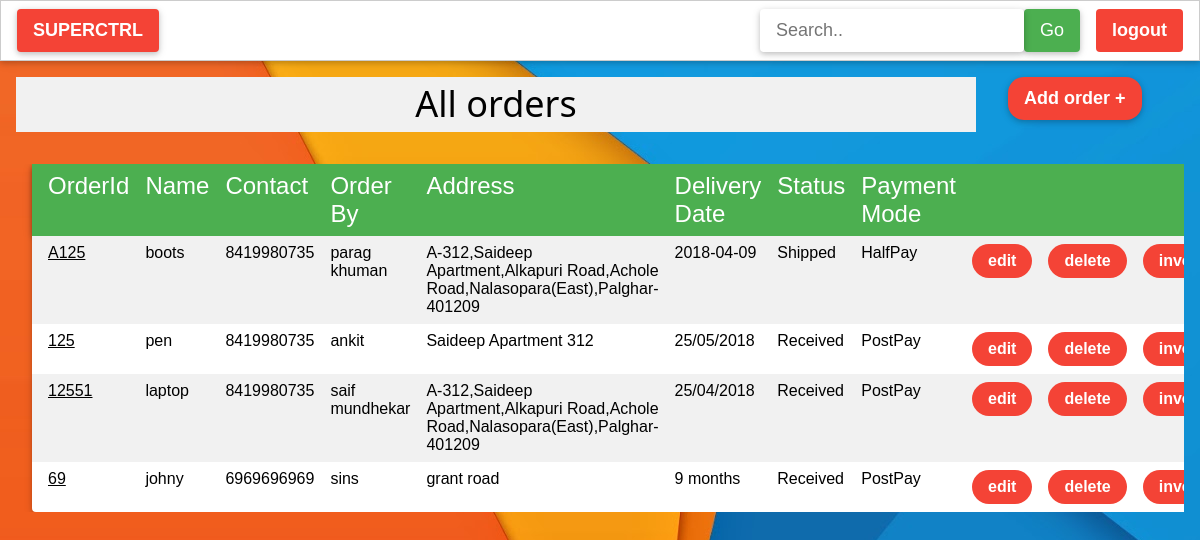
The app's page /orders (signed in) with its own data.
### shop/models.py (models this page shows, shortened)
class Order(models.Model):
    orderid=models.CharField(max_length=10)
    name=models.CharField(max_length=200)
    contact=models.IntegerField()
    orderby=models.CharField(max_length=100)
    address=models.CharField(max_length=1000)
    delivery_date=models.CharField(max_length=15)
    STATUS=(
        ('Received','Received'),
        ('Processing','Processing'),
        ('Completed','Completed'),
        ('Shipped','Shipped'),
        ('Delivered','Delivered')
    )
    status=models.CharField(choices=STATUS,default='Received',max_length=50)
    MODE=(
        ('PostPay','PostPay'),
        ('HalfPay','HalfPay'),
        ('PostPay','PostPay'),
    )
    paymentmode=models.CharField(choices=MODE,default='PostPay',max_length=10)
    price=models.IntegerField(null=True,blank=True)

### shop/views.py (the view)
# urls.py: url(r'^orders',views.orders,name="orders"),
@login_required
def orders(request):
    orders=Order.objects.all()
    return render(request,'shop/orders.html',{'orders':orders})

### shop/templates/shop/orders.html (shortened to what this page needs)
{% extends 'shop/base.html' %}
{% block order %}
<div class="w3-row">
        <h1 class="w3-button w3-center w3-light-grey w3-container w3-margin w3-col w3-container" style="width:80%">All orders</h1>
        <a href="{% url 'orderadd' %}"><button class="w3-btn w3-rest w3-red w3-round-xlarge w3-margin w3-large w3-card"><strong>Add order +</strong></button></a>
</div>
<div class="w3-container w3-margin w3-responsive" style="margin:0 auto">
        <table class="w3-table w3-striped w3-card w3-round  w3-white ">
            <tr class="w3-green w3-xlarge w3-bold w3-card">
                <td>OrderId</td>
                <td>Name</td>
                <td>Contact</td>
                <td>Order By</td>
                <td>Address</td>
                <td>Delivery Date</td>
                <td>Status</td>
                <td>Payment Mode</td>
                <td></td>
                <td></td>
                <td></td>
            </tr>
            {% for order in orders  %}
                <tr class="w3-margin">
                    <td><a href="{% url 'orderdetail' order.id %}">{{order.orderid}}</a></td>
                    <td>{{order.name}}</td>
                    <td>{{order.contact}}</td>
                    <td>{{order.orderby}}</td>
                    <td>{{order.address}}</td>
                    <td>{{order.delivery_date}}</td>
                    <td >{{order.status}}</td>
                    <td>{{order.paymentmode}}</td>
                    <td><a href="{% url 'orderedit' order.id %}"><button class="w3-button w3-red w3-round-xxlarge"><strong>edit</strong></button></a></td>
                    <td><a href="{% url 'orderdelete' order.id %}"><button class="w3-button w3-red w3-round-xxlarge"><strong>delete</strong></button></a></td>
                    <td><a href="{% url 'pdf' order.id %}"><button class="w3-button w3-red w3-round-xxlarge"><strong>invoice</strong></button></a></td>
                </tr>
            {% endfor %}
        </table>
{% endblock order %}

### shop/static/shop/w3.css (style rules this page uses)
html { box-sizing:border-box }
*,*:before,*:after { box-sizing:inherit }
html { -ms-text-size-adjust:100%;-webkit-text-size-adjust:100% }
body { margin:0 }
a { background-color:transparent;-webkit-text-decoration-skip:objects }
button,input,select,textarea { font:inherit;margin:0 }
button,input { overflow:visible }
button,select { text-transform:none }
button,html [type=button],[type=reset],[type=submit] { -webkit-appearance:button }
html,body { font-family:Verdana,sans-serif;font-size:15px;line-height:1.5 }
html { overflow-x:hidden }
h1 { font-size:36px }
h1,h2,h3,h4,h5,h6 { font-family:"Segoe UI",Arial,sans-serif;font-weight:400;margin:10px 0 }
a { color:inherit }
.w3-table,.w3-table-all { border-collapse:collapse;border-spacing:0;width:100%;display:table }
.w3-striped tbody tr:nth-child(even) { background-color:#f1f1f1 }
.w3-table td,.w3-table th,.w3-table-all td,.w3-table-all th { padding:8px 8px;display:table-cell;text-align:left;vertical-align:top }
.w3-table th:first-child,.w3-table td:first-child,.w3-table-all th:first-child,.w3-table-all td:first-child { padding-left:16px }
.w3-btn,.w3-button { border:none;display:inline-block;padding:8px 16px;vertical-align:middle;overflow:hidden;text-decoration:none;color:inherit;background-color:inherit;text-align:center;cursor:pointer;white-space:nowrap }
.w3-btn,.w3-button { -webkit-touch-callout:none;-webkit-user-select:none;-khtml-user-select:none;-moz-user-select:none;-ms-user-select:none;user-select:none }
.w3-responsive { display:block;overflow-x:auto }
.w3-container:after,.w3-container:before,.w3-panel:after,.w3-panel:before,.w3-row:after,.w3-row:before,.w3-row-padding:after,.w3-row-padding:before, .w3-cell-row:before,.w3-cell-row:after,.w3-clear:after,.w3-clear:before,.w3-bar:before,.w3-bar:after { content:"";display:table;clear:both }
.w3-col,.w3-half,.w3-third,.w3-twothird,.w3-threequarter,.w3-quarter { float:left;width:100% }
.w3-rest { overflow:hidden }
.w3-round,.w3-round-medium { border-radius:4px }
.w3-round-xlarge { border-radius:16px }
.w3-round-xxlarge { border-radius:32px }
.w3-container,.w3-panel { padding:0.01em 16px }
.w3-card,.w3-card-2 { box-shadow:0 2px 5px 0 rgba(0,0,0,0.16),0 2px 10px 0 rgba(0,0,0,0.12) }
.w3-large { font-size:18px!important }
.w3-xlarge { font-size:24px!important }
.w3-center { text-align:center!important }
.w3-margin { margin:16px!important }
.w3-green,.w3-hover-green:hover { color:#fff!important;background-color:#4CAF50!important }
.w3-red,.w3-hover-red:hover { color:#fff!important;background-color:#f44336!important }
.w3-white,.w3-hover-white:hover { color:#000!important;background-color:#fff!important }
.w3-light-grey,.w3-hover-light-grey:hover,.w3-light-gray,.w3-hover-light-gray:hover { color:#000!important;background-color:#f1f1f1!important }

### records on screen
Order: orderid "A125", name "boots", contact "8419980735", orderby "parag khuman", address "A-312,Saideep Apartment,Alkapuri Road,Achole Road,Nalasopara(East),Palghar-401209", delivery_date "2018-04-09", status "Shipped", paymentmode "HalfPay"
Order: orderid "125", name "pen", contact "8419980735", orderby "ankit", address "Saideep Apartment 312", delivery_date "25/05/2018", status "Received", paymentmode "PostPay"
Order: orderid "12551", name "laptop", contact "8419980735", orderby "saif mundhekar", address "A-312,Saideep Apartment,Alkapuri Road,Achole Road,Nalasopara(East),Palghar-401209", delivery_date "25/04/2018", status "Received", paymentmode "PostPay"
Order: orderid "69", name "johny", contact "6969696969", orderby "sins", address "grant road", delivery_date "9 months", status "Received", paymentmode "PostPay"
